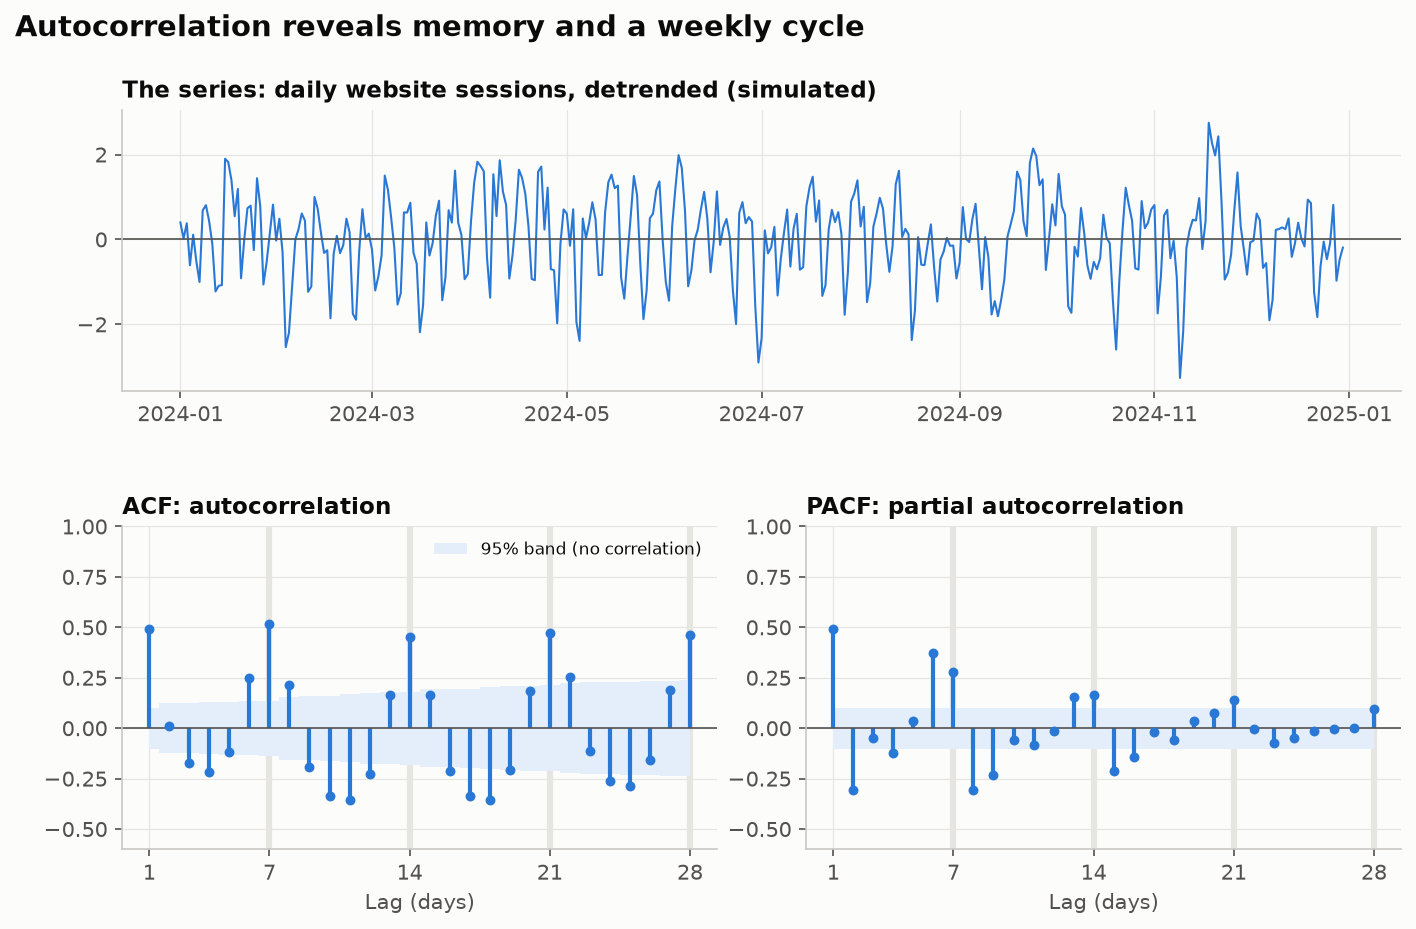

Python code for this plot:
"""
ACF & PACF (Autocorrelation Plots)  -  family: Change over time

DESIGN PURPOSE
Shows how strongly a time series is correlated with its own past. The
autocorrelation function (ACF) shows the correlation at each lag; the partial
autocorrelation function (PACF) shows each lag's correlation after removing
the effect of shorter lags. Bars outside the confidence band reveal memory and
seasonality, and their pattern suggests which ARIMA-type model fits.

WHEN TO USE
  - Check for seasonality and its period (spikes at lags 7, 12, 52…)
  - Choose AR and MA orders before fitting a forecasting model
  - Test whether model residuals are white noise (no bars should cross the
    band)

AVOID WHEN
  - The series has a strong trend (difference or detrend it first, or every
    lag looks significant)
  - The audience is non-technical (show the seasonal pattern directly instead)

ALTERNATIVES
  - Seasonal cycle plot
  - STL decomposition
  - Lag scatter plot (y_t vs. y_t−k)

EXAMPLE
365 days of simulated website sessions (detrended): an AR(1) process with a
weekly pattern, as traffic dips every weekend.

Run:  python acf_pacf.py
"""
import sys
from pathlib import Path

import numpy as np
import pandas as pd
import matplotlib.pyplot as plt

# Library style: categorical colors in fixed order, recessive axes, hairline grid.
PALETTE = ["#2a78d6", "#eb6834", "#1baf7a", "#eda100",
           "#e87ba4", "#008300", "#6250d6", "#e34948"]
SEQ_CMAP = "Blues"      # sequential: one hue, light -> dark
DIV_CMAP = "RdBu_r"     # diverging: two opposite hues, neutral midpoint
GRAY = "#b8b7b1"        # de-emphasised marks
plt.rcParams.update({
    "figure.figsize": (8, 4.8), "figure.dpi": 110, "figure.facecolor": "#fcfcfb",
    "axes.facecolor": "#fcfcfb", "axes.edgecolor": "#c9c8c3", "axes.linewidth": 0.8,
    "axes.spines.top": False, "axes.spines.right": False,
    "axes.grid": True, "grid.color": "#e6e5e1", "grid.linewidth": 0.6, "axes.axisbelow": True,
    "axes.prop_cycle": plt.cycler(color=PALETTE),
    "axes.titlesize": 13, "axes.titleweight": "bold", "axes.titlelocation": "left",
    "axes.labelcolor": "#52514e", "xtick.color": "#52514e", "ytick.color": "#52514e",
    "text.color": "#0b0b0b", "font.size": 10, "lines.linewidth": 2,
    "legend.frameon": False,
})

from statsmodels.tsa.stattools import acf, pacf

# --- Example data ------------------------------------------------------------
rng = np.random.default_rng(9)
n = 365
dates = pd.date_range("2024-01-01", periods=n, freq="D")
weekly = np.array([0.4, 0.5, 0.5, 0.45, 0.3, -1.1, -1.05])      # Mon..Sun effect
x = np.zeros(n)
for t in range(1, n):
    x[t] = 0.55 * x[t - 1] + rng.normal(0, 0.6)
series = pd.Series(x + weekly[dates.dayofweek], index=dates, name="sessions (std. units)")
nlags = 28
series.head(8).round(2)

# --- Plot --------------------------------------------------------------------
fig = plt.figure(figsize=(11, 6.4))
gs = fig.add_gridspec(2, 2, height_ratios=[1, 1.15], hspace=0.45, wspace=0.15)
ax0 = fig.add_subplot(gs[0, :])
ax0.plot(series.index, series, color=PALETTE[0], linewidth=1)
ax0.axhline(0, color="#52514e", linewidth=0.8)
ax0.set_title("The series: daily website sessions, detrended (simulated)", fontsize=11)

for k, (name, fn) in enumerate([("ACF: autocorrelation", acf), ("PACF: partial autocorrelation", pacf)]):
    ax = fig.add_subplot(gs[1, k], sharey=None)
    vals, ci = (fn(series, nlags=nlags, alpha=0.05) if fn is pacf
                else fn(series, nlags=nlags, alpha=0.05, fft=True))
    lags = np.arange(len(vals))
    band = ci[:, 1] - vals
    ax.fill_between(lags[1:], -band[1:], band[1:], color="#e4eefb", step="mid", linewidth=0,
                    label="95% band (no correlation)")
    ax.vlines(lags[1:], 0, vals[1:], color=PALETTE[0], linewidth=2)
    ax.scatter(lags[1:], vals[1:], color=PALETTE[0], s=14, zorder=3)
    ax.axhline(0, color="#52514e", linewidth=0.8)
    for s in (7, 14, 21, 28):
        ax.axvline(s, color="#e6e5e1", linewidth=3, zorder=0)
    ax.set_xticks([1, 7, 14, 21, 28])
    ax.set_xlabel("Lag (days)")
    ax.set_ylim(-0.6, 1)
    ax.set_title(name, fontsize=11)
    if k == 0:
        ax.legend(loc="upper right", fontsize=8)
fig.suptitle("Autocorrelation reveals memory and a weekly cycle", x=0.06, ha="left",
             fontsize=14, fontweight="bold")

# --- Save / show -------------------------------------------------------------
out = Path(__file__).with_name(Path(__file__).stem + ".png")
fig.savefig(out, dpi=150, bbox_inches="tight")
print(f"saved {out}")
if "--no-show" not in sys.argv:
    plt.show()
